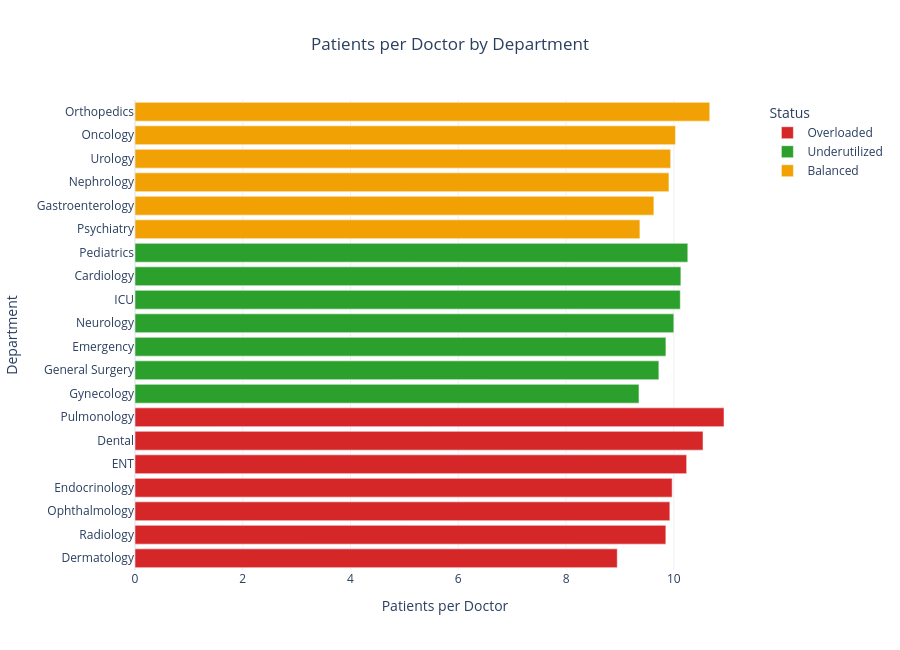

Notebook cell for this chart:
### Markdown cell above
## 6. Doctor workload — Patients per Doctor by department

### Code cell
workload_df = dept_util.sort_values("Patients_per_Doctor", ascending=True)

fig_workload = px.bar(
    workload_df, x="Patients_per_Doctor", y="Department_Name", orientation="h",
    color="Status", color_discrete_map=STATUS_COLORS,
    custom_data=["Doctors", "Admissions"],
    title="Patients per Doctor by Department",
)
fig_workload.update_traces(
    hovertemplate=(
        "<b>%{y}</b><br>Patients per Doctor: %{x:.2f}<br>"
        "Doctors: %{customdata[0]}<br>Admissions: %{customdata[1]}<extra></extra>"
    )
)
fig_workload.update_layout(
    title_x=0.5, xaxis_title="Patients per Doctor", yaxis_title="Department",
    template="plotly_white", height=650, legend_title="Status",
)
fig_workload.show()

### Figure 1 — Plotly figure (JSON) as saved in the notebook; plotly's stock layout.template omitted (floating-point values rounded to 4 significant figures)
{"data": [{"customdata": [[20, 179], [27, 266], [27, 268], [32, 319], [21, 215], [24, 253], [29, 317]], "hovertemplate": "<b>%{y}</b><br>Patients per Doctor: %{x:.2f}<br>Doctors: %{customdata[0]}<br>Admissions: %{customdata[1]}<extra></extra>", "legendgroup": "Overloaded", "marker": {"color": "#D62728", "pattern": {"shape": ""}}, "name": "Overloaded", "orientation": "h", "showlegend": true, "textposition": "auto", "type": "bar", "x": [8.95, 9.852, 9.926, 9.969, 10.24, 10.54, 10.93], "xaxis": "x", "y": ["Dermatology", "Radiology", "Ophthalmology", "Endocrinology", "ENT", "Dental", "Pulmonology"], "yaxis": "y"}, {"customdata": [[17, 159], [18, 175], [34, 335], [20, 200], [25, 253], [23, 233], [27, 277]], "hovertemplate": "<b>%{y}</b><br>Patients per Doctor: %{x:.2f}<br>Doctors: %{customdata[0]}<br>Admissions: %{customdata[1]}<extra></extra>", "legendgroup": "Underutilized", "marker": {"color": "#2CA02C", "pattern": {"shape": ""}}, "name": "Underutilized", "orientation": "h", "showlegend": true, "textposition": "auto", "type": "bar", "x": [9.353, 9.722, 9.853, 10.0, 10.12, 10.13, 10.26], "xaxis": "x", "y": ["Gynecology", "General Surgery", "Emergency", "Neurology", "ICU", "Cardiology", "Pediatrics"], "yaxis": "y"}, {"customdata": [[27, 253], [27, 260], [22, 218], [17, 169], [33, 331], [30, 320]], "hovertemplate": "<b>%{y}</b><br>Patients per Doctor: %{x:.2f}<br>Doctors: %{customdata[0]}<br>Admissions: %{customdata[1]}<extra></extra>", "legendgroup": "Balanced", "marker": {"color": "#F2A104", "pattern": {"shape": ""}}, "name": "Balanced", "orientation": "h", "showlegend": true, "textposition": "auto", "type": "bar", "x": [9.37, 9.63, 9.909, 9.941, 10.03, 10.67], "xaxis": "x", "y": ["Psychiatry", "Gastroenterology", "Nephrology", "Urology", "Oncology", "Orthopedics"], "yaxis": "y"}], "layout": {"barmode": "relative", "height": 650, "legend": {"title": {"text": "Status"}, "tracegroupgap": 0}, "title": {"text": "Patients per Doctor by Department", "x": 0.5}, "xaxis": {"anchor": "y", "domain": [0.0, 1.0], "title": {"text": "Patients per Doctor"}}, "yaxis": {"anchor": "x", "domain": [0.0, 1.0], "title": {"text": "Department"}}}}
